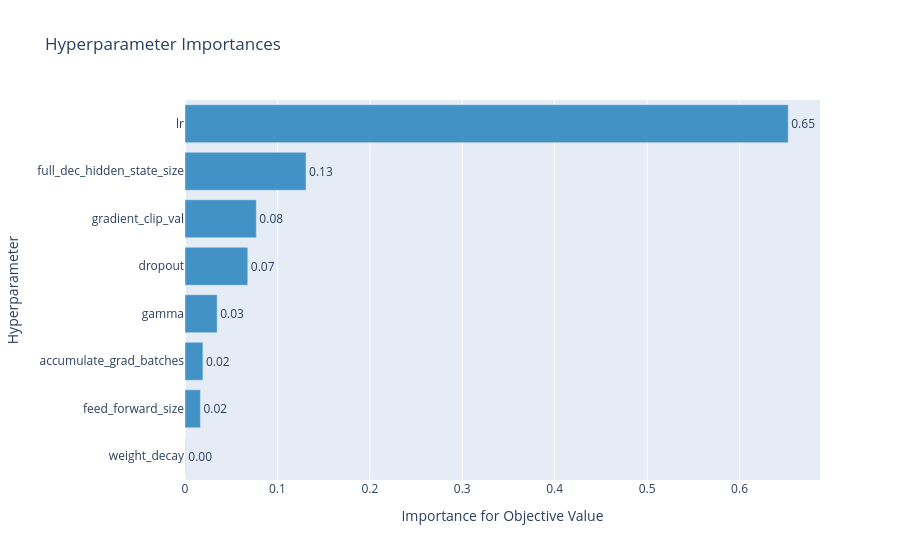

The notebook cell this image was saved under:
### Code cell
import matplotlib.pyplot as plt
import optuna

%matplotlib inline

optuna.visualization.plot_param_importances(study)

### Figure 1 — Plotly figure (JSON) as saved in the notebook; plotly's stock layout.template omitted (floating-point values rounded to 4 significant figures)
{"data": [{"cliponaxis": false, "hovertemplate": ["weight_decay (LogUniformDistribution): 0.00029328626117623106<extra></extra>", "feed_forward_size (CategoricalDistribution): 0.016711440712467756<extra></extra>", "accumulate_grad_batches (CategoricalDistribution): 0.019390750465839015<extra></extra>", "gamma (UniformDistribution): 0.03480342216073074<extra></extra>", "dropout (UniformDistribution): 0.06793133020908464<extra></extra>", "gradient_clip_val (UniformDistribution): 0.0771880420944029<extra></extra>", "full_dec_hidden_state_size (CategoricalDistribution): 0.13096860899124296<extra></extra>", "lr (LogUniformDistribution): 0.6527131191050558<extra></extra>"], "marker": {"color": "rgb(66,146,198)"}, "orientation": "h", "text": ["0.00029328626117623106", "0.016711440712467756", "0.019390750465839015", "0.03480342216073074", "0.06793133020908464", "0.0771880420944029", "0.13096860899124296", "0.6527131191050558"], "textposition": "outside", "texttemplate": "%{text:.2f}", "type": "bar", "x": [0.0002933, 0.01671, 0.01939, 0.0348, 0.06793, 0.07719, 0.131, 0.6527], "y": ["weight_decay", "feed_forward_size", "accumulate_grad_batches", "gamma", "dropout", "gradient_clip_val", "full_dec_hidden_state_size", "lr"]}], "layout": {"showlegend": false, "title": {"text": "Hyperparameter Importances"}, "xaxis": {"title": {"text": "Importance for Objective Value"}}, "yaxis": {"title": {"text": "Hyperparameter"}}}}
